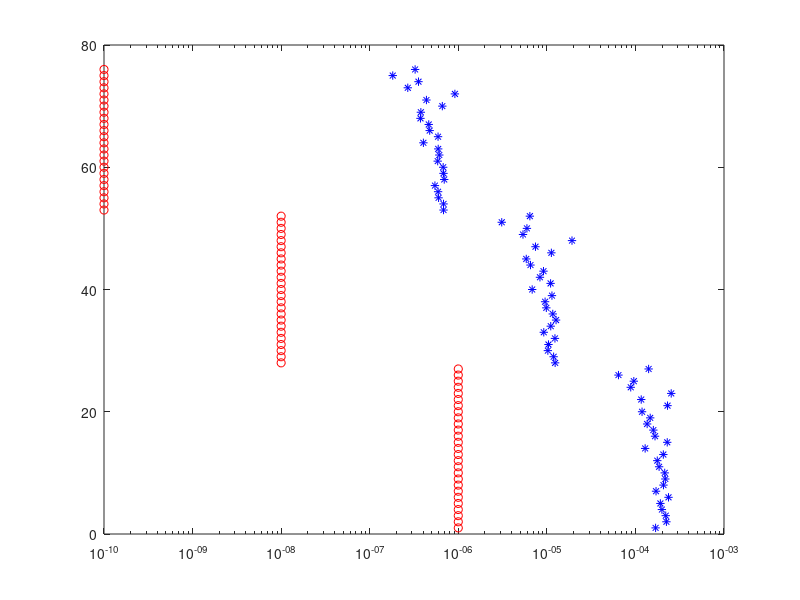

Reproduce this figure in MATLAB.
close all;
td = load('testdata3.txt');
[td_tols, idx] = sort(td(:,4));
td_errs = td(idx,5);
semilogx(flip(td_tols),1:length(td(:,1)),'ro')
hold on 
semilogx(flip(td_errs),1:length(td(:,1)),'b*')